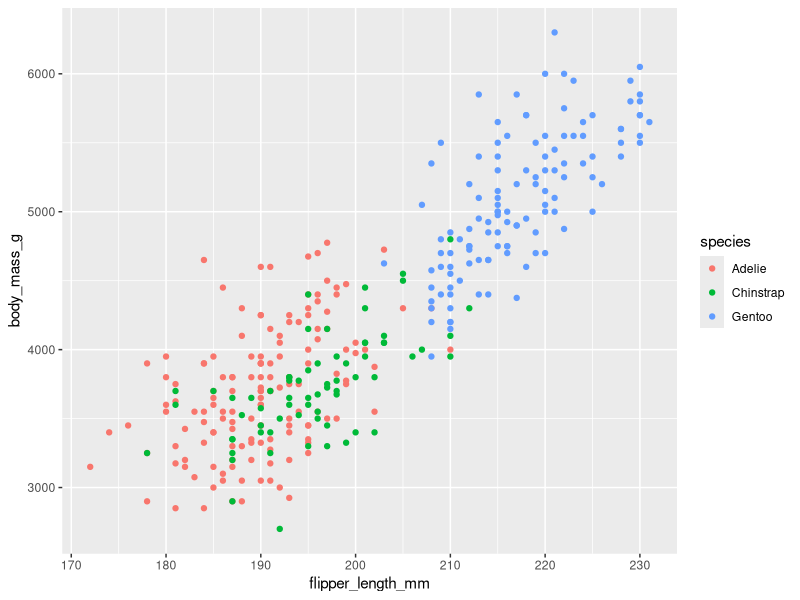
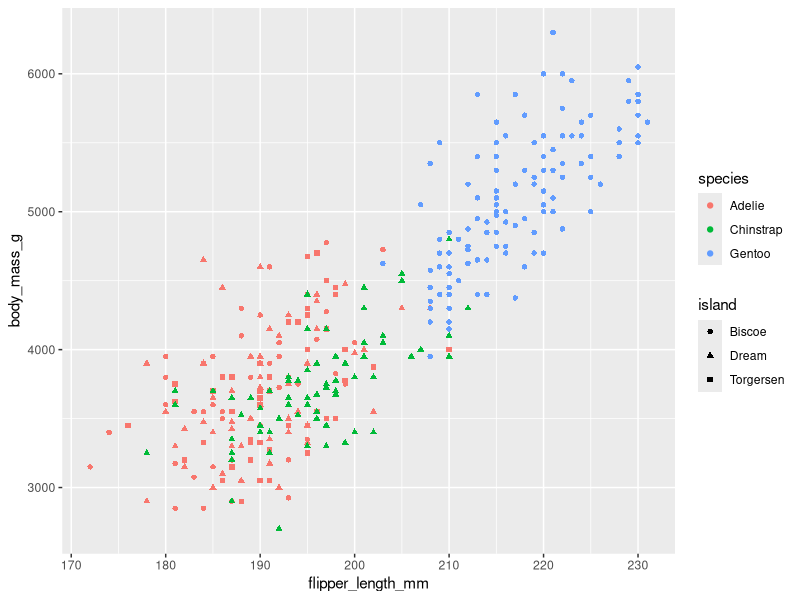
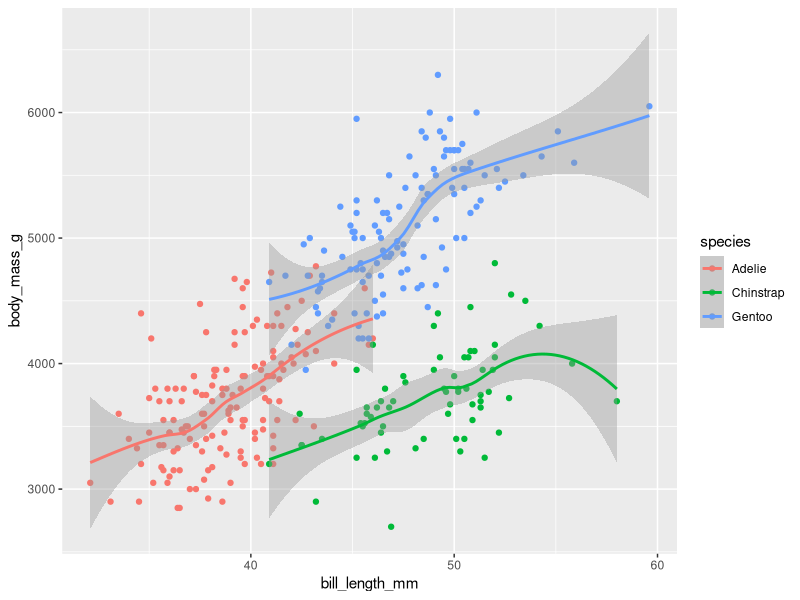
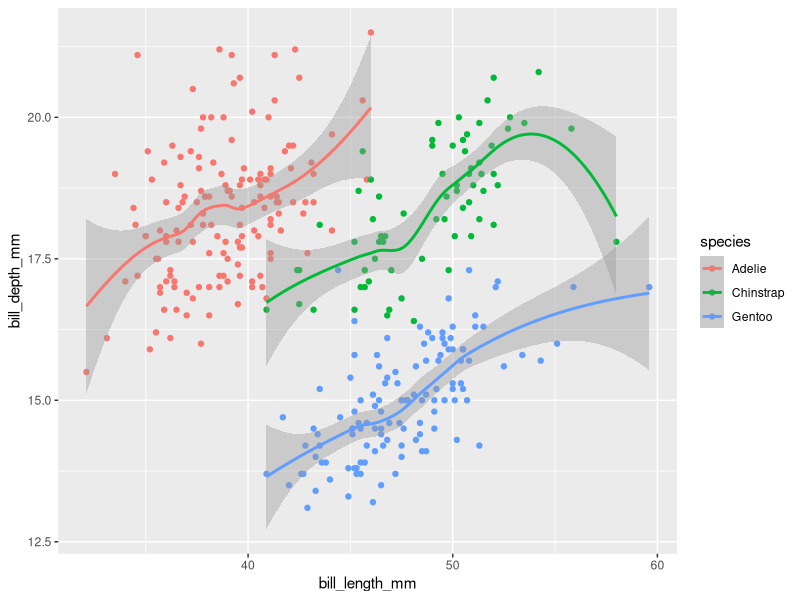
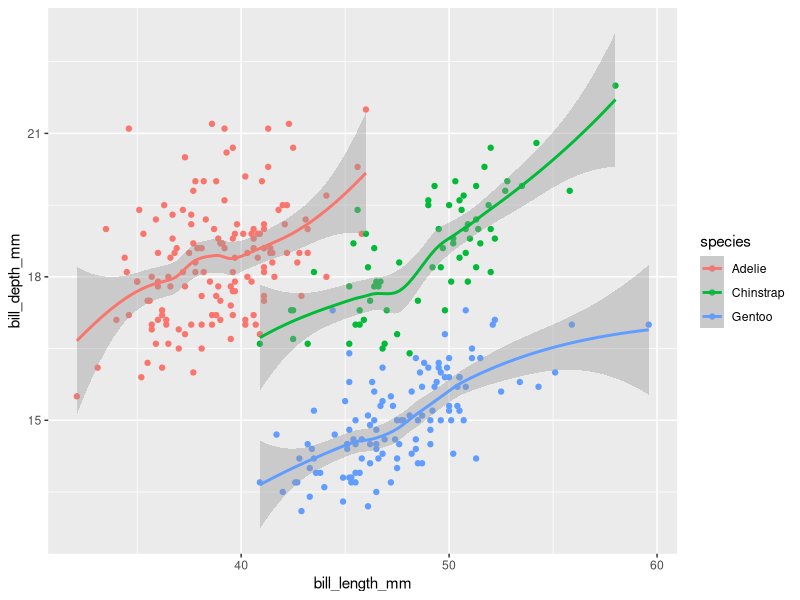
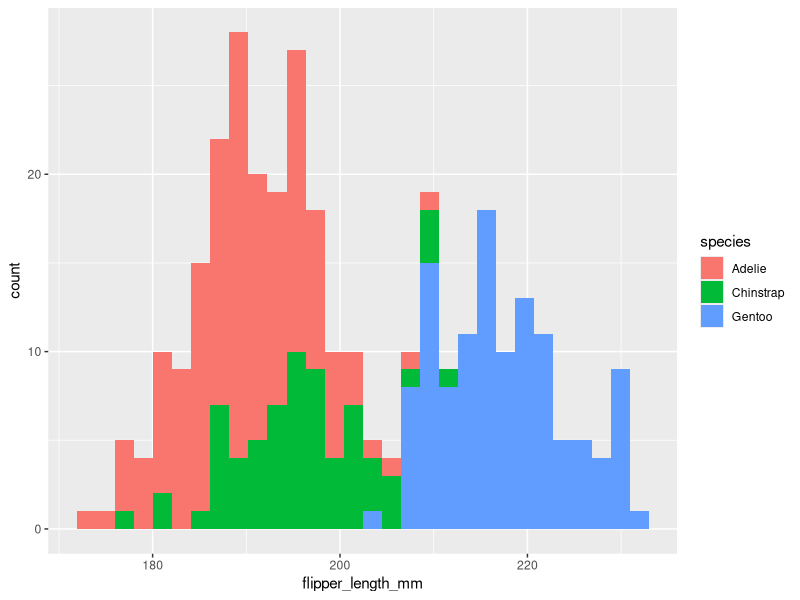
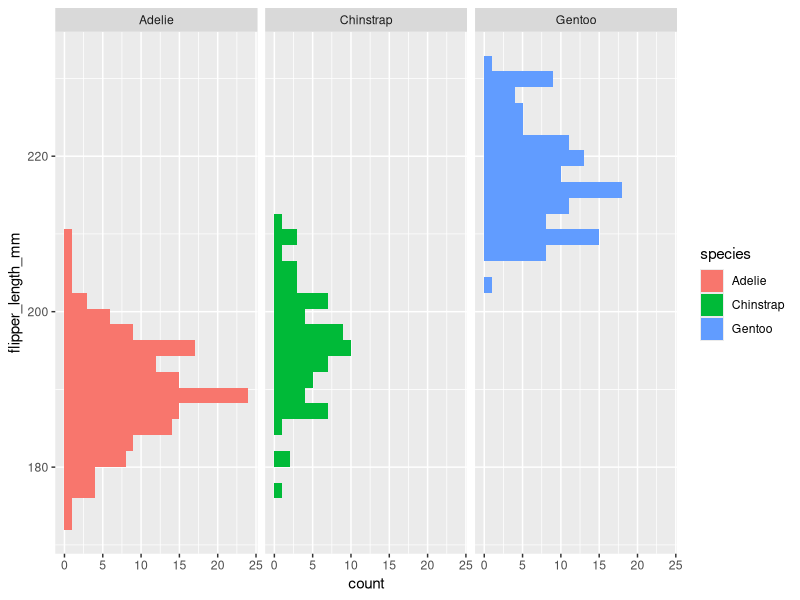
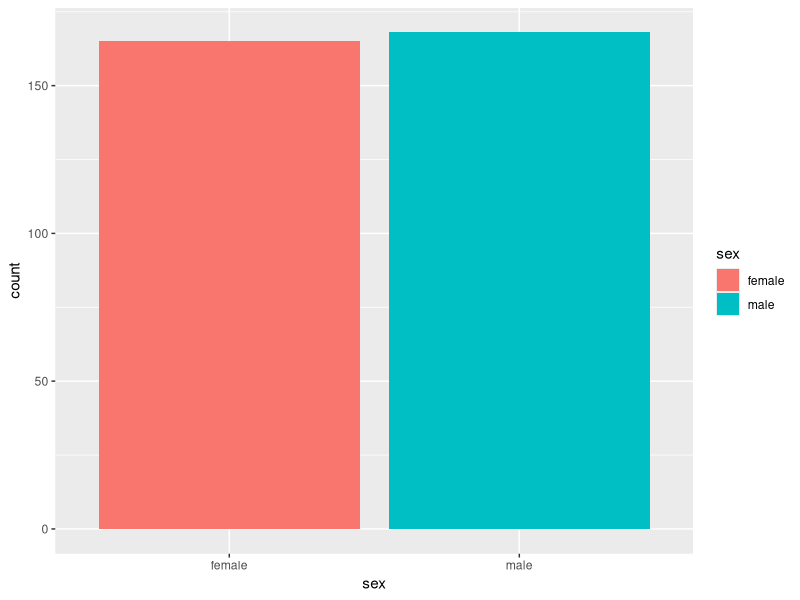

These charts were generated, in order, by the following R code:
## ---- chunk 1
library('palmerpenguins')
library('tidyverse')
## ---- chunk 2
## clean the data and remove all the NA values.
penguins <- penguins %>% 
  drop_na()

dim(penguins)
head(penguins)

## ---- chunk 3
unique(penguins$species)
unique(penguins$island)
## ---- chunk 4
penguins %>% 
  group_by(species) %>% 
  drop_na() %>% 
  summarise(mean_fl=mean(flipper_length_mm), mean_bm=mean(body_mass_g)) %>% 
  arrange(mean_fl)
## ---- chunk 5
ggplot(data=penguins, aes(x=flipper_length_mm, y=body_mass_g))+
  geom_point(aes(color=species))
## ---- chunk 6
ggplot(data=penguins, aes(x=flipper_length_mm, y=body_mass_g))+
  geom_point(aes(color=species, shape=island))
## ---- chunk 7
ggplot(data=penguins, aes(x=bill_length_mm, y=body_mass_g))+
  geom_point(aes(color=species))+
  geom_smooth(aes(color=species))
## ---- chunk 8
ggplot(data=penguins, aes(x=bill_length_mm, y=bill_depth_mm))+
  geom_point(aes(color=species))+
  geom_smooth(aes(color=species))
## ---- chunk 9
penguins_copy <- data.frame(penguins)

penguins_copy <- penguins_copy  %>% 
  mutate(bill_depth_mm=replace(bill_depth_mm, bill_length_mm==58.0, 22))
# 
# penguins_copy %>% 
#   filter(species=='Chinstrap') %>% 
#   arrange(-bill_length_mm)

ggplot(data=penguins_copy, aes(x=bill_length_mm, y=bill_depth_mm))+
  geom_point(aes(color=species))+
  geom_smooth(aes(color=species))

## ---- chunk 10
penguins %>% 
  filter(species=='Chinstrap') %>% 
  arrange(-bill_length_mm)
## ---- chunk 11
ggplot(data=penguins) +
  geom_histogram(mapping=aes(x=flipper_length_mm, fill=species), bins = 30)
## ---- chunk 12
ggplot(data=penguins) +
  geom_histogram(mapping=aes(y=flipper_length_mm, fill=species), bins = 30)+
  facet_wrap(~species)
## ---- chunk 13
ggplot(penguins)+
  geom_bar(aes(sex, fill=sex))
## ---- chunk 14
ggplot(penguins)+
  geom_bar(aes(island, fill=island))
## ---- chunk 15
ggplot(penguins)+
  geom_point(aes(x=flipper_length_mm, y=body_mass_g,
                 color=species, shape=sex), alpha=.7)+
  facet_grid(island~species)+
  labs(title="Palmer Penguins: Flipper Length vs. Body Mass",
       subtitle='Data grouped with island and species')
